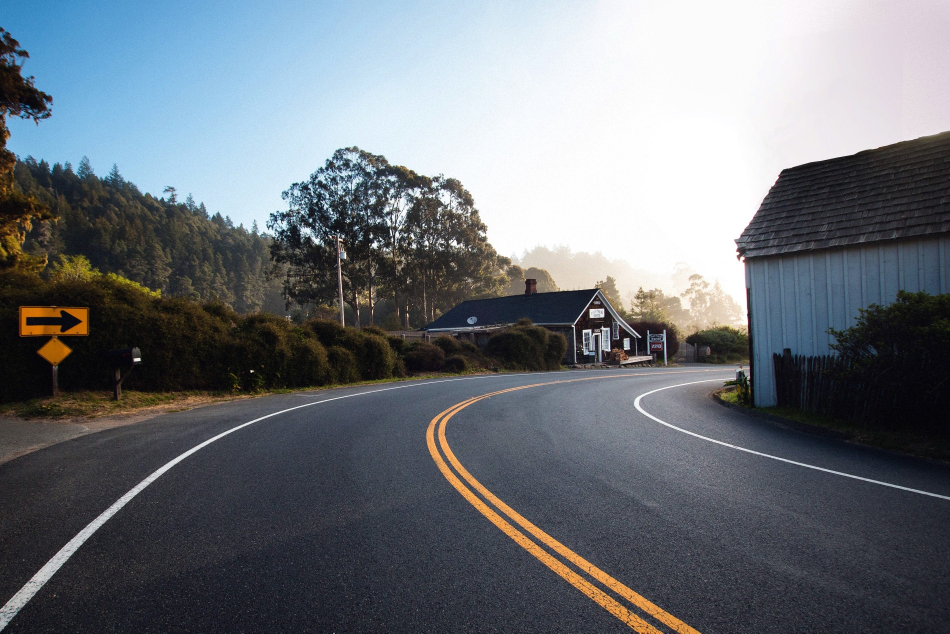
#> input picture Lane Detection Code/test5.jpeg, 2850 x 1900 px, given in place of videoTest2.mp4, which was not available (shown at 1/3 size)
$ python LaneDetection.py
#> lines starting #> are read from the running program, lines starting #| are printed output that depends on the picture; after the words box and inside, x2 and y2 are one past the last pixel; in counts of white or black regions, pixels touching at a corner belong together; pictures that were not available may be replaced by others from this repository, and a replacement may not be noted
#> further down, frame is the input picture: shape (1900, 2850, 3); mean B, G, R 121.2, 115.2, 109.9
# https://youtu.be/eLTLtUVuuy4
import cv2
import numpy as np
import time
import matplotlib.pyplot as plt


def make_coordinates(line_parameter):
    # try:
    slope, intercept = line_parameter
    # except TypeError:
    #     slope, intercept = 0.1, 0.1
    ##print("it happend ")
    y1 = 650
    y2 = 500
    x1 = int((y1 - intercept) / slope)
    x2 = int((y2 - intercept) / slope)

    return np.array([x1, y1, x2, y2])


def average_slope_intercept(image, lines):
    global left_line, right_line
    left_fit = []
    right_fit = []
    if lines is not None:
        for line in lines:
            x1, y1, x2, y2 = line.reshape(4)
            parameters = np.polyfit((x1, x2), (y1, y2), 1)
            slope = parameters[0]
            intercept = parameters[1]
            if slope < 0:
                if 750 < intercept < 1200:
                    left_fit.append((slope, intercept))
            else:
                if -50 < intercept < 150:
                    right_fit.append((slope, intercept))

        if left_fit and right_fit:
            left_fit_average = np.average(left_fit, axis=0)
            left_line = make_coordinates(left_fit_average)
            right_fit_average = np.average(right_fit, axis=0)
            right_line = make_coordinates(right_fit_average)
            # print(right_line[0]-left_line[0])
        elif left_fit and not right_fit:
            print("right not av")
            left_fit_average = np.average(left_fit, axis=0)
            left_line = make_coordinates(left_fit_average)
            right_line = np.array([right_line[0], left_line[1], right_line[2], left_line[3]])
        elif right_fit and not left_fit:
            print("left not av")
            right_fit_average = np.average(right_fit, axis=0)
            right_line = make_coordinates(right_fit_average)
            left_line = np.array([left_line[0], right_line[1], left_line[2], right_line[3]])
        else:
            print("get 2 lanes")
    return np.array([left_line, right_line])


def getSteeringAngle(averagedLines):
    leftX1, leftY1, leftX2, leftY2 = averagedLines[0]
    rightX1, rightY1, rightX2, rightY2 = averagedLines[1]
    temp = rightX2 - leftX2
    centerTop = (temp / 2) + leftX2
    temp2 = rightX1 - leftX1
    centerBottom = (temp2 / 2) + leftX1

    print(centerBottom - centerTop)
    return np.array([centerTop, centerBottom])


def canny(image):
    imgGray = cv2.cvtColor(image, cv2.COLOR_BGR2GRAY)
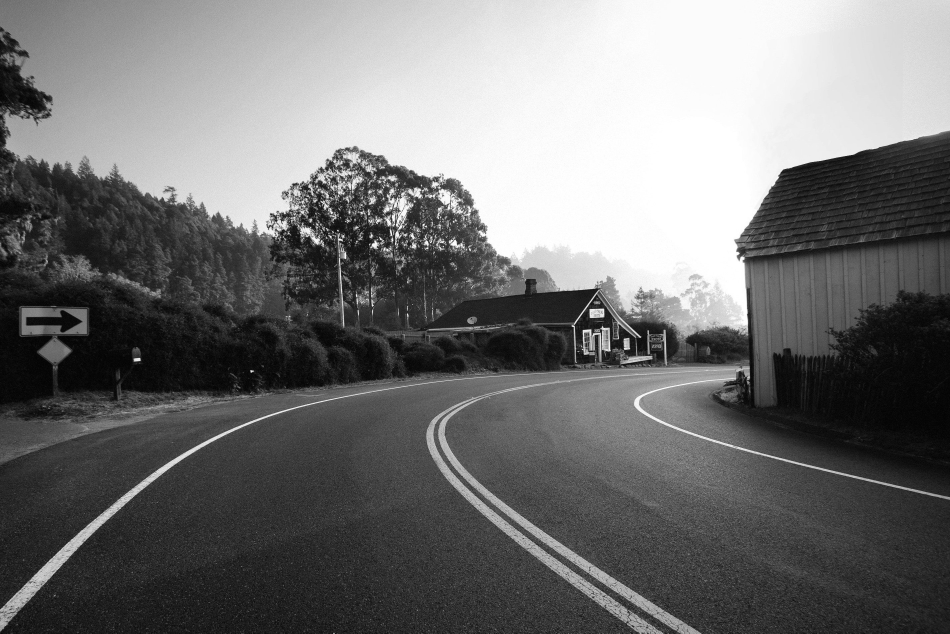
#> imgGray: shape (1900, 2850) (shown at 1/3 size); min 0, max 255, mean 114.3
    imgBlur = cv2.GaussianBlur(imgGray, (5, 5), 0)
    imgCanny = cv2.Canny(imgBlur, 50, 150)
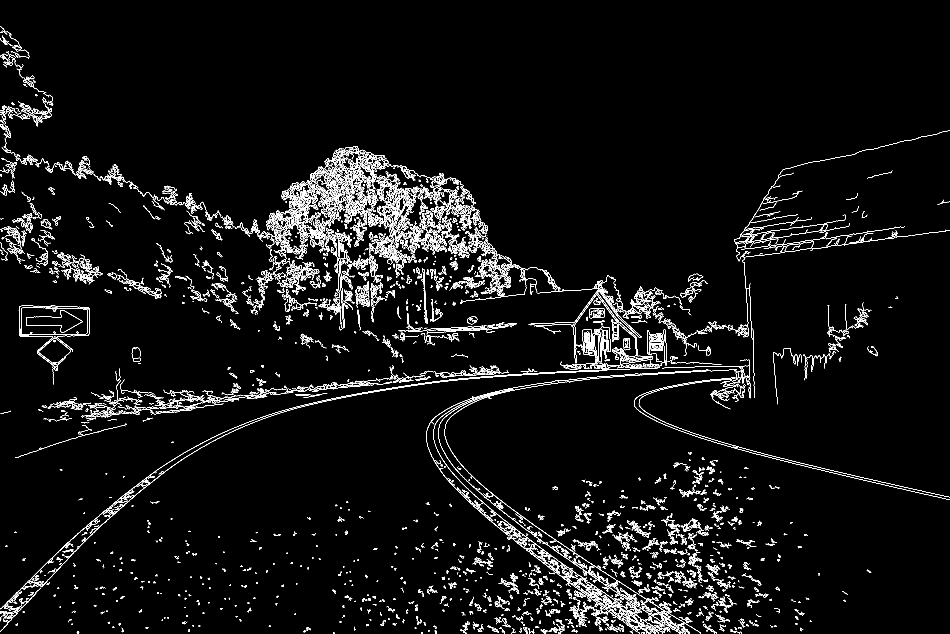
#> imgCanny: shape (1900, 2850) (shown at 1/3 size); 3.1% white in thin lines or dots
    return imgCanny


def region_of_interest(image):
    height = 650
    h, w = image.shape
#> h = 1900; w = 2850

    polygons = np.array([[(200, height), (1200, height), (620, 430)]])  ##800,0,1500,700
    mask = np.zeros_like(image)
    cv2.fillPoly(mask, polygons, 255)
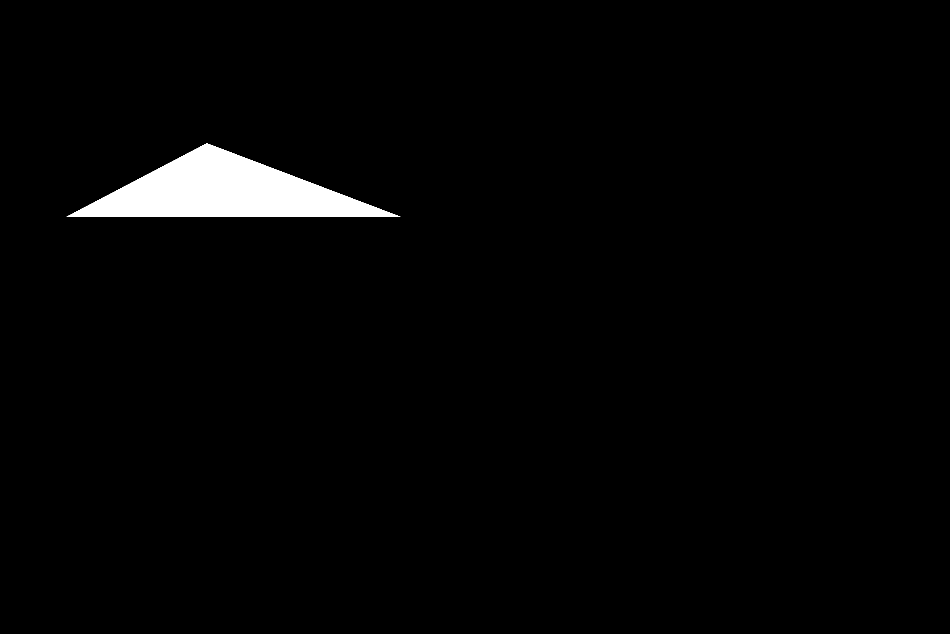
#> mask: shape (1900, 2850) (shown at 1/3 size); 2% white; 1 white region, box (x1, y1, x2, y2) and area: (200, 430, 1201, 651) 111001
    maskedImage = cv2.bitwise_and(image, mask)
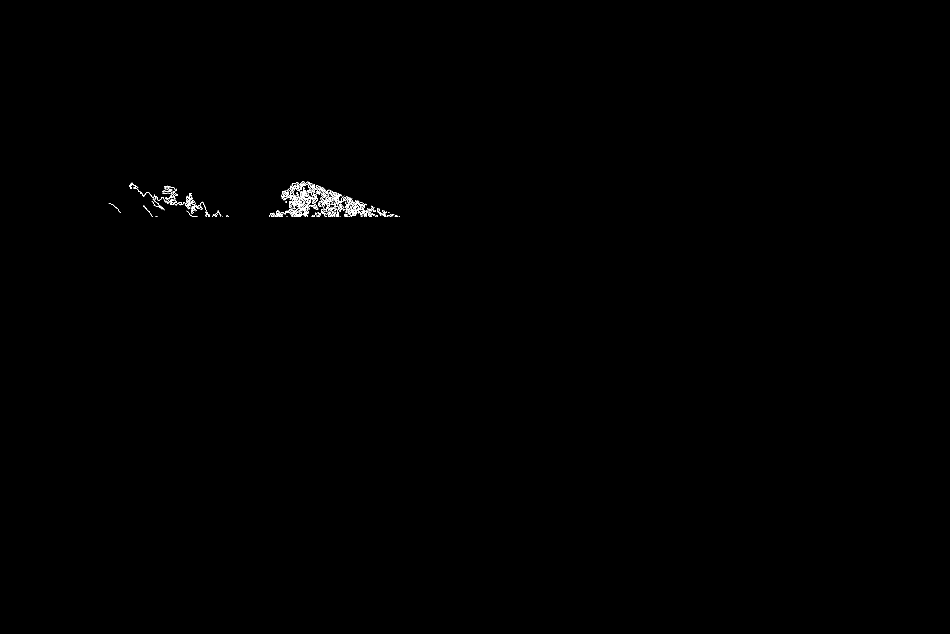
#> maskedImage: shape (1900, 2850) (shown at 1/3 size); 0.14% white in thin lines or dots, all inside (x1, y1, x2, y2) = (326, 543, 1199, 651)
    return maskedImage


def displayLines(image, lines, steering):
    line_image = np.zeros_like(image)
    if lines is not None:
        leftTurn = 0
        rightTurn = 0
        for line in lines:
            x1, y1, x2, y2 = line.reshape(4)
            parameters = np.polyfit((x1, x2), (y1, y2), 1)
            slope = parameters[0]
            intercept = parameters[1]

            cv2.line(line_image, (x1, y1), (x2, y2), (0, 255, 0), 8)
        cv2.line(line_image, (int(steering[1]) - 30, y1), (int(steering[0]), y2), (0, 0, 255), 8)

        return line_image


cap = cv2.VideoCapture("videoTest2.mp4")

while cap.isOpened():
    _, frame = cap.read()
    gray = canny(frame)
    croppedImage = region_of_interest(gray)
    lines = cv2.HoughLinesP(croppedImage, 3, np.pi / 180, 100, np.array([]), minLineLength=50, maxLineGap=50)
#> lines = 85 rows, first 6: [867, 630, 1193, 647], [810, 644, 1162, 650], [850, 587, 1075, 603], [868, 622, 1153, 632], [867, 610, 1091, 610], [461, 610, 612, 616]
    average_lines = average_slope_intercept(frame, lines)
#> the loop in average_slope_intercept, `for line in lines:` made 85 passes
#> (x1, y1, x2, y2, slope, intercept) on passes 1 to 12: (867, 630, 1193, 647, 0.0521, 584.8), (810, 644, 1162, 650, 0.017, 630.2), (850, 587, 1075, 603, 0.0711, 526.6), (868, 622, 1153, 632, 0.0351, 591.5), (867, 610, 1091, 610, 9.72e-18, 610), (461, 610, 612, 616, 0.0397, 591.7), (829, 634, 1126, 649, 0.0505, 592.1), (869, 623, 1188, 645, 0.069, 563.1), (456, 604, 609, 609, 0.0327, 589.1), (843, 589, 1096, 611, 0.087, 515.7), (857, 606, 1149, 631, 0.0856, 532.6), (844, 591, 1099, 613, 0.0863, 518.2)
#> after the loop in average_slope_intercept, `for line in lines:`: left_fit = []
#> (the run stopped early here; a loop or call above may not have finished)

$ run again, on Lane Detection Code/road1.jpg
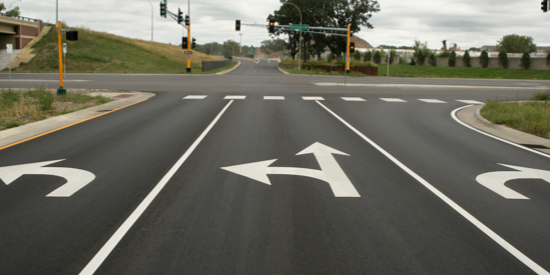
#> input picture Lane Detection Code/road1.jpg, 550 x 275 px, given in place of videoTest2.mp4, which was not available
#> frame is the input picture: shape (275, 550, 3); mean B, G, R 96.1, 107.3, 108.1
#> in canny, `imgBlur = cv2.GaussianBlur(imgGray, (5, 5), 0)`:
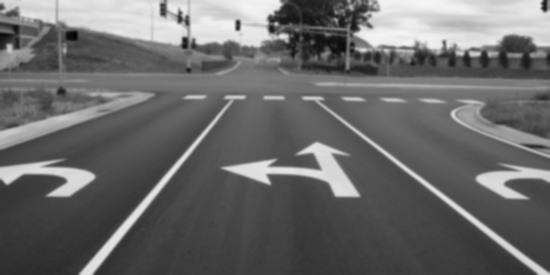
#> imgBlur: shape (275, 550); min 5, max 245, mean 106.3
#> in canny, `imgCanny = cv2.Canny(imgBlur, 50, 150)`:
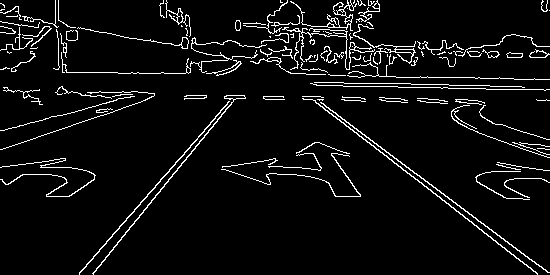
#> imgCanny: shape (275, 550); 5.6% white in thin lines or dots
#> mask: shape (275, 550); every value is 0
#> lines = None
